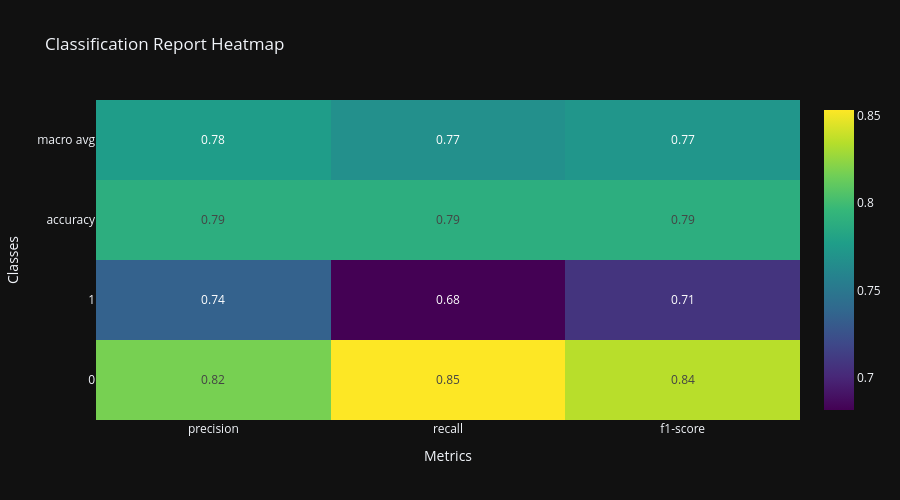

Notebook code for this chart:
### Markdown cell above
##  Classification Report Heatmap

### Code cell
import plotly.graph_objects as go
# Generate classification report
report = classification_report(
    y_test,
    y_pred_knn,
    output_dict=True
)
# Convert to DataFrame
report_df = pd.DataFrame(report).transpose()

# Keep only useful metrics
report_df = report_df.iloc[:-1, :-1]

fig = go.Figure(data=go.Heatmap(
    z=report_df.values,
    x=report_df.columns,
    y=report_df.index,
    text=report_df.round(2).values,
    texttemplate="%{text}",
    colorscale='Viridis'
))
fig.update_layout(
    title='Classification Report Heatmap',
    xaxis_title='Metrics',
    yaxis_title='Classes',
    template='plotly_dark',
    height=500
)
fig.show()

### Figure 1 — Plotly figure (JSON) as saved in the notebook; plotly's stock layout.template omitted (floating-point values rounded to 4 significant figures)
{"data": [{"colorscale": [[0, "#440154"], [0.1111, "#482878"], [0.2222, "#3e4989"], [0.3333, "#31688e"], [0.4444, "#26828e"], [0.5556, "#1f9e89"], [0.6667, "#35b779"], [0.7778, "#6ece58"], [0.8889, "#b5de2b"], [1, "#fde725"]], "text": [[0.82, 0.85, 0.84], [0.74, 0.68, 0.71], [0.79, 0.79, 0.79], [0.78, 0.77, 0.77]], "texttemplate": "%{text}", "type": "heatmap", "x": ["precision", "recall", "f1-score"], "y": ["0", "1", "accuracy", "macro avg"], "z": [[0.8177, 0.8533, 0.8351], [0.7353, 0.6818, 0.7075], [0.7891, 0.7891, 0.7891], [0.7765, 0.7675, 0.7713]]}], "layout": {"height": 500, "title": {"text": "Classification Report Heatmap"}, "xaxis": {"title": {"text": "Metrics"}}, "yaxis": {"title": {"text": "Classes"}}}}
